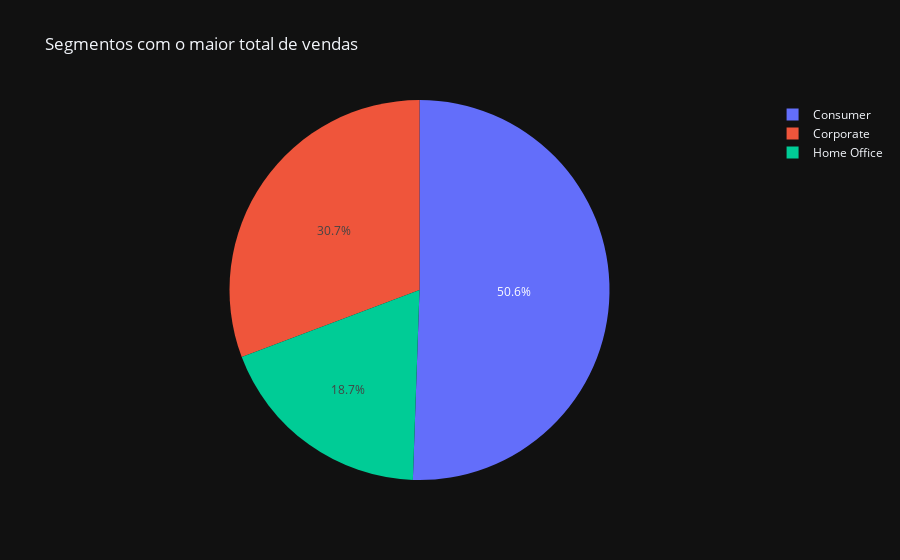

Notebook code for this chart:
### Code cell
fig3 = px.pie(df6,names=df6.index,values='Sales',title='Segmentos com o maior total de vendas',template='plotly_dark')
fig3

### Figure 1 — Plotly figure (JSON) as saved in the notebook; plotly's stock layout.template omitted (floating-point values rounded to 4 significant figures)
{"data": [{"domain": {"x": [0, 1], "y": [0, 1]}, "hovertemplate": "Segment=%{label}<br>Sales=%{value}<extra></extra>", "labels": ["Consumer", "Corporate", "Home Office"], "legendgroup": "", "name": "", "showlegend": true, "type": "pie", "values": [1161000.0, 706100.0, 429700.0]}], "layout": {"autosize": true, "legend": {"tracegroupgap": 0}, "title": {"text": "Segmentos com o maior total de vendas"}}}
